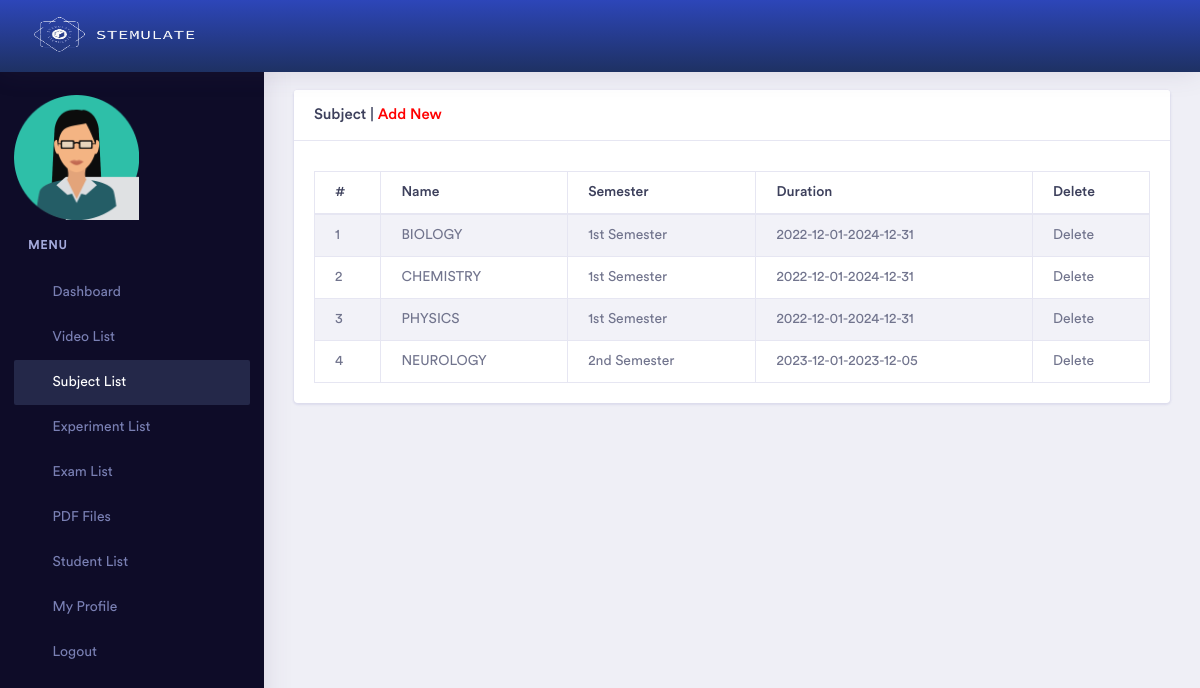
/admin/subject_list.php (signed in), run on the app's committed database.
### tables this page shows
CREATE TABLE `subject` (
  `id` int(11) NOT NULL,
  `semester_id` int(11) NOT NULL,
  `name` varchar(255) NOT NULL,
  `status` int(11) NOT NULL,
  `admin_id` int(11) NOT NULL,
  `startDate` date DEFAULT NULL,
  `endDate` date DEFAULT NULL
);

CREATE TABLE `semester` (
  `id` int(11) NOT NULL,
  `name` varchar(255) NOT NULL,
  `status` int(11) NOT NULL,
  `admin_id` int(11) NOT NULL,
  `startDate` date DEFAULT NULL,
  `endDate` date DEFAULT NULL
);

### admin/subject_list.php (the view, shortened to what this page needs)
<?php
    if ($_SESSION['p'] != "") {
?>
<!doctype html>
<html lang="en">
<head>
    <?php include 'head.php'; ?>
</head>
<body>
    <div class="dashboard-main-wrapper">
         <div class="dashboard-header">
            <?php include 'header.php';  ?>
        </div>
       <div class="nav-left-sidebar sidebar-dark">
            <?php include 'left_menu.php'; ?>
        </div>
        <div class="dashboard-wrapper">
            <div class="container-fluid  dashboard-content">
                <div class="row">
                    <div class="col-xl-12 col-lg-12 col-md-12 col-sm-12 col-12">
                        <div class="card">
                            <h5 class="card-header">Subject | <a href="subject_add.php" style="color:red;">Add New</a></h5>
                            <span style="padding-left:20px; padding-top:10px;">
                            </span>
                            <div class="card-body">
                                <div class="table-responsive">
                                    <table class="table table-striped table-bordered">
                                        <thead>
                                            <tr>
                                                <th>#</th>
                                                <th>Name</th>
                                                <th>Semester</th>
                                                <th>Duration</th>
                                                <th>Delete</th>
                                            </tr>
                                        </thead>
                                        <tbody>
                                            <?php
                                                include 'db.php';
                                                $sl = 0;
                                                $query = mysqli_query($link, "select * from subject where status = '1' and admin_id = '$_SESSION[id]' ");
                                                while($data = mysqli_fetch_array($query)) {
                                            ?>
                                            <tr>
                                                <td><?php echo ++$sl; ?></td>
                                                <td><?php echo $data['name']; ?></td>
                                                <td>
                                                    <?php
                                                        $query2 = mysqli_query($link, "select * from semester where id = '$data[semester_id]'");
                                                        while($data2 = mysqli_fetch_array($query2)) {
                                                            echo $data2['name'];
                                                        }
                                                    ?>
                                                </td>
                                                <td><?php echo $data['startDate']; ?>-<?php echo $data['endDate']; ?></td>
                                                <td><a href="?id=<?php echo $data['id']; ?>" onclick="return confirm('Delete Confirm?');">Delete</a></td>
                                            </tr>
                                            <?php } ?>
                                        </tbody>
                                    </table>
                                </div>
                            </div>
                        </div>
                    </div>
                </div>
            </div>
        </div>
    </div>
</body>
</html>
<?php
} else {
    echo "<script>";
    echo "self.location='index.php?msg=<font color=red>Please Login First.</font>';";
    echo "</script>";
}
?>

### data on the page
subject: name "BIOLOGY", startDate "2022-12-01", endDate "2024-12-31"
semester: name "1st Semester"
subject: name "CHEMISTRY", startDate "2022-12-01", endDate "2024-12-31"
subject: name "PHYSICS", startDate "2022-12-01", endDate "2024-12-31"
subject: name "NEUROLOGY", startDate "2023-12-01", endDate "2023-12-05"
semester: name "2nd Semester"
